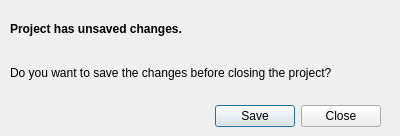
<?xml version="1.0" encoding="UTF-8"?>
<ui version="4.0">
 <class>SaveOnCloseDialog</class>
 <widget class="QDialog" name="SaveOnCloseDialog">
  <property name="geometry">
   <rect>
    <x>0</x>
    <y>0</y>
    <width>400</width>
    <height>136</height>
   </rect>
  </property>
  <property name="windowTitle">
   <string>Dialog</string>
  </property>
  <widget class="QDialogButtonBox" name="buttonBox">
   <property name="geometry">
    <rect>
     <x>40</x>
     <y>100</y>
     <width>341</width>
     <height>32</height>
    </rect>
   </property>
   <property name="orientation">
    <enum>Qt::Horizontal</enum>
   </property>
   <property name="standardButtons">
    <set>QDialogButtonBox::Close|QDialogButtonBox::Save</set>
   </property>
  </widget>
  <widget class="QWidget" name="verticalLayoutWidget">
   <property name="geometry">
    <rect>
     <x>10</x>
     <y>10</y>
     <width>381</width>
     <height>81</height>
    </rect>
   </property>
   <layout class="QVBoxLayout" name="verticalLayout">
    <item>
     <widget class="QLabel" name="label">
      <property name="font">
       <font>
        <weight>75</weight>
        <bold>true</bold>
       </font>
      </property>
      <property name="text">
       <string>Project has unsaved changes.</string>
      </property>
     </widget>
    </item>
    <item>
     <widget class="QLabel" name="label_2">
      <property name="text">
       <string>Do you want to save the changes before closing the project?</string>
      </property>
     </widget>
    </item>
   </layout>
  </widget>
 </widget>
 <resources/>
 <connections>
  <connection>
   <sender>buttonBox</sender>
   <signal>accepted()</signal>
   <receiver>SaveOnCloseDialog</receiver>
   <slot>accept()</slot>
   <hints>
    <hint type="sourcelabel">
     <x>248</x>
     <y>254</y>
    </hint>
    <hint type="destinationlabel">
     <x>157</x>
     <y>274</y>
    </hint>
   </hints>
  </connection>
  <connection>
   <sender>buttonBox</sender>
   <signal>rejected()</signal>
   <receiver>SaveOnCloseDialog</receiver>
   <slot>reject()</slot>
   <hints>
    <hint type="sourcelabel">
     <x>316</x>
     <y>260</y>
    </hint>
    <hint type="destinationlabel">
     <x>286</x>
     <y>274</y>
    </hint>
   </hints>
  </connection>
 </connections>
</ui>
